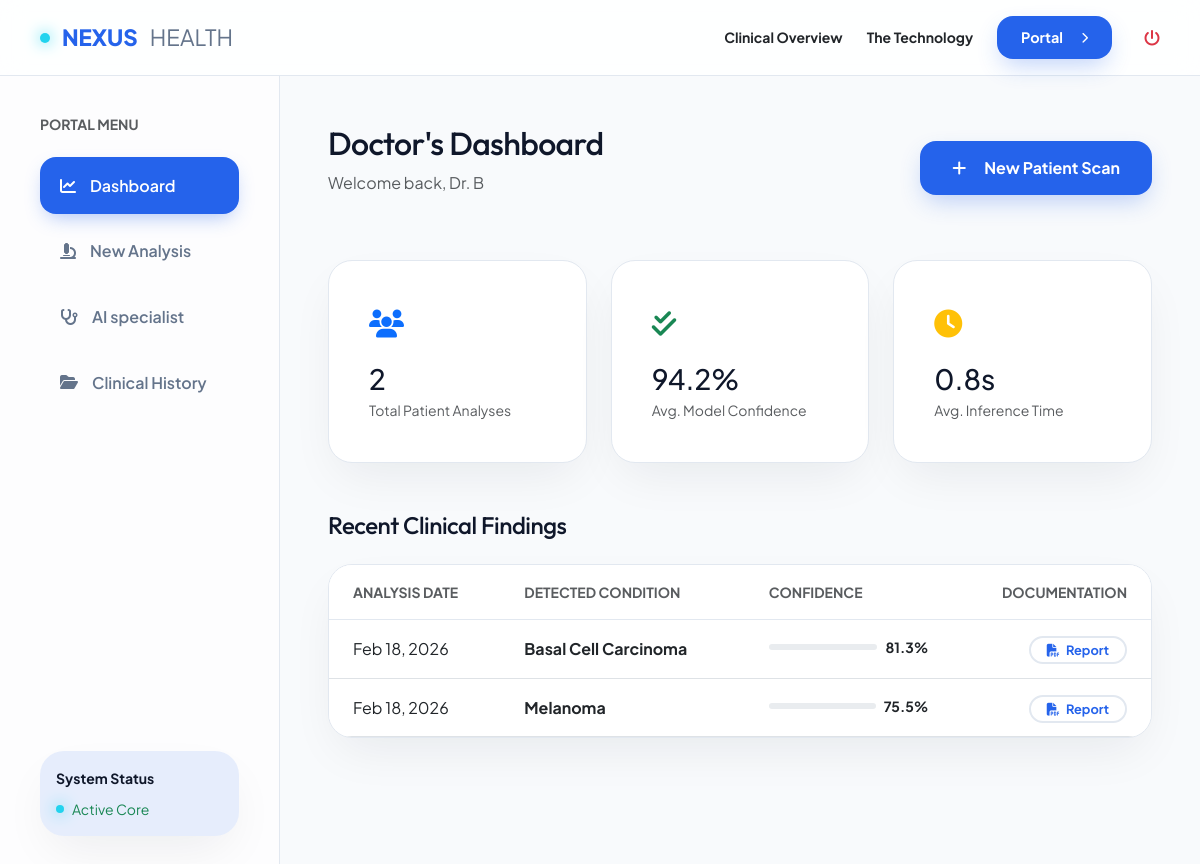
The page /dashboard (signed in) on the database its author committed.
### app.py (models this page shows)
class User(db.Model, UserMixin):
    id = db.Column(db.Integer, primary_key=True)
    name = db.Column(db.String(100), nullable=False)
    email = db.Column(db.String(100), unique=True, nullable=False)
    password = db.Column(db.String(255), nullable=False)
    predictions = db.relationship('Prediction', backref='owner', lazy=True)
    chats = db.relationship('Chat', backref='owner', lazy=True)

class Prediction(db.Model):
    id = db.Column(db.Integer, primary_key=True)
    user_id = db.Column(db.Integer, db.ForeignKey('user.id'), nullable=False)
    image_path = db.Column(db.String(255), nullable=False)
    predicted_class = db.Column(db.String(100), nullable=False)
    confidence = db.Column(db.Float, nullable=False)
    description = db.Column(db.Text)
    suggested_action = db.Column(db.String(255))
    created_at = db.Column(db.DateTime, default=datetime.utcnow)

### app.py (the view)
@app.route('/dashboard')
@login_required
def dashboard():
    predictions = Prediction.query.filter_by(user_id=current_user.id).order_by(Prediction.created_at.desc()).limit(5).all()
    return render_template('dashboard/index.html', predictions=predictions)

### app.py (called while the page is built)
@login_manager.user_loader
def load_user(user_id):
    return User.query.get(int(user_id))

### templates/dashboard/index.html (shortened to what this page needs)
{% extends 'base.html' %}
{% block content %}
<div class="portal-layout">
    <aside class="portal-sidebar">
        <div class="mb-5 px-3">
            <h6 class="text-uppercase small fw-bold text-muted mb-4">Portal Menu</h6>
            <a href="{{ url_for('dashboard') }}" class="sidebar-link active">
                <i class="fas fa-chart-line"></i> Dashboard
            </a>
            <a href="{{ url_for('predict') }}" class="sidebar-link">
                <i class="fas fa-microscope"></i> New Analysis
            </a>
            <a href="{{ url_for('chatbot') }}" class="sidebar-link">
                <i class="fas fa-stethoscope"></i> AI specialist
            </a>
            <a href="{{ url_for('history') }}" class="sidebar-link">
                <i class="fas fa-folder-open"></i> Clinical History
            </a>
        </div>
        <div class="mt-auto px-3">
            <div class="nexus-card p-3" style="background: var(--primary-soft); border: none;">
                <p class="small fw-bold mb-2">System Status</p>
                <div class="d-flex align-items-center gap-2 small text-success">
                    <div class="brand-dot" style="width: 8px; height: 8px;"></div> Active Core
                </div>
            </div>
        </div>
    </aside>
    <main class="p-4 p-lg-5">
        <div class="d-flex justify-content-between align-items-center mb-5">
            <div>
                <h1 class="h2">Doctor's Dashboard</h1>
                <p class="text-muted">Welcome back, Dr. {{ current_user.name.split(' ')[0] }}</p>
            </div>
            <a href="{{ url_for('predict') }}" class="btn-clinical">
                <i class="fas fa-plus me-2"></i> New Patient Scan
            </a>
        </div>
        <div class="row g-4 mb-5">
            <div class="col-md-4">
                <div class="nexus-card">
                    <div class="text-primary mb-3 fs-3"><i class="fas fa-users"></i></div>
                    <div class="h3 mb-1">{{ predictions|length }}</div>
                    <div class="text-muted small">Total Patient Analyses</div>
                </div>
            </div>
            <div class="col-md-4">
                <div class="nexus-card">
                    <div class="text-success mb-3 fs-3"><i class="fas fa-check-double"></i></div>
                    <div class="h3 mb-1">94.2%</div>
                    <div class="text-muted small">Avg. Model Confidence</div>
                </div>
            </div>
            <div class="col-md-4">
                <div class="nexus-card">
                    <div class="text-warning mb-3 fs-3"><i class="fas fa-clock"></i></div>
                    <div class="h3 mb-1">0.8s</div>
                    <div class="text-muted small">Avg. Inference Time</div>
                </div>
            </div>
        </div>
        <h3 class="h4 mb-4">Recent Clinical Findings</h3>
        <div class="nexus-card p-0 overflow-hidden">
            <div class="table-responsive">
                <table class="table table-hover mb-0">
                    <thead style="background: #f8fafc; border-bottom: 1px solid #e2e8f0;">
                        <tr>
                            <th class="ps-4 py-3 small fw-bold text-muted text-uppercase">Analysis Date</th>
                            <th class="py-3 small fw-bold text-muted text-uppercase">Detected Condition</th>
                            <th class="py-3 small fw-bold text-muted text-uppercase">Confidence</th>
                            <th class="py-3 small fw-bold text-muted text-uppercase text-end pe-4">Documentation</th>
                        </tr>
                    </thead>
                    <tbody>
                        {% if predictions %}
                        {% for pred in predictions %}
                        <tr style="cursor: pointer;">
                            <td class="ps-4 py-3">{{ pred.created_at.strftime('%b %d, %Y') }}</td>
                            <td class="py-3">
                                <span class="fw-bold">{{ pred.predicted_class }}</span>
                            </td>
                            <td class="py-3">
                                <div class="d-flex align-items-center gap-2">
                                    <div class="progress flex-grow-1" style="height: 6px; width: 60px;">
                                    </div>
                                    <span class="small fw-bold">{{ "%.1f"|format(pred.confidence) }}%</span>
                                </div>
                            </td>
                            <td class="py-3 text-end pe-4">
                                <a href="{{ url_for('download_report', id=pred.id) }}"
                                    class="btn-clinical-outline py-1 px-3" style="font-size: 0.8rem;">
                                    <i class="fas fa-file-pdf me-1"></i> Report
                                </a>
                            </td>
                        </tr>
                        {% endfor %}
                        {% endif %}
                    </tbody>
                </table>
            </div>
        </div>
    </main>
</div>
{% endblock %}

### static/css/modern.css (style rules this page uses)
:root { --primary: #2563eb; --primary-soft: rgba(37, 99, 235, 0.1); --secondary: #0ea5e9; --accent: #22d3ee; --medical-bg: #f8fafc; --medical-surface: #ffffff; --medical-text: #0f172a; --medical-text-muted: #64748b; --medical-border: #e2e8f0; --medical-success: #10b981; --medical-danger: #ef4444; --medical-warning: #f59e0b; --glass: rgba(255, 255, 255, 0.85); --shadow-premium: 0 20px 50px -12px rgba(15, 23, 42, 0.08); --transition: all 0.4s cubic-bezier(0.4, 0, 0.2, 1); }
* { margin: 0; padding: 0; box-sizing: border-box; }
body { font-family: 'Plus Jakarta Sans', sans-serif; background: var(--medical-bg); color: var(--medical-text); line-height: 1.6; }
h1, h2, h3, h4 { font-family: 'Outfit', sans-serif; font-weight: 700; letter-spacing: -0.02em; }
.brand-dot { width: 10px; height: 10px; background: var(--accent); border-radius: 50%; box-shadow: 0 0 15px var(--accent); }
.nexus-card { background: var(--medical-surface); border: 1px solid var(--medical-border); border-radius: 24px; padding: 2.5rem; box-shadow: var(--shadow-premium); transition: var(--transition); position: relative; overflow: hidden; }
.portal-layout { display: grid; grid-template-columns: 280px 1fr; min-height: 100vh; }
.portal-sidebar { background: #fdfdfe; border-right: 1px solid var(--medical-border); padding: 2.5rem 1.5rem; display: flex; flex-direction: column; }
.sidebar-link { display: flex; align-items: center; gap: 14px; padding: 16px 20px; color: var(--medical-text-muted); text-decoration: none; border-radius: 16px; font-weight: 600; transition: var(--transition); margin-bottom: 8px; }
.sidebar-link:hover, .sidebar-link.active { background: var(--primary); color: white; box-shadow: 0 8px 20px -6px rgba(37, 99, 235, 0.4); }
.btn-clinical { background: var(--primary); color: white; padding: 14px 32px; border-radius: 16px; font-weight: 700; border: none; cursor: pointer; transition: var(--transition); text-decoration: none; display: inline-flex; align-items: center; gap: 10px; box-shadow: 0 10px 25px -5px rgba(37, 99, 235, 0.3); }
.btn-clinical-outline { background: white; color: var(--primary); border: 2px solid var(--medical-border); padding: 12px 28px; border-radius: 16px; font-weight: 700; text-decoration: none; transition: var(--transition); }

### rows shown on the page
User: name "B"
Prediction: created_at "Feb 18, 2026", predicted_class "Basal Cell Carcinoma", confidence "81.3"
Prediction: created_at "Feb 18, 2026", predicted_class "Melanoma", confidence "75.5"

### other values the page prints
{{ predictions|length }} "2"
